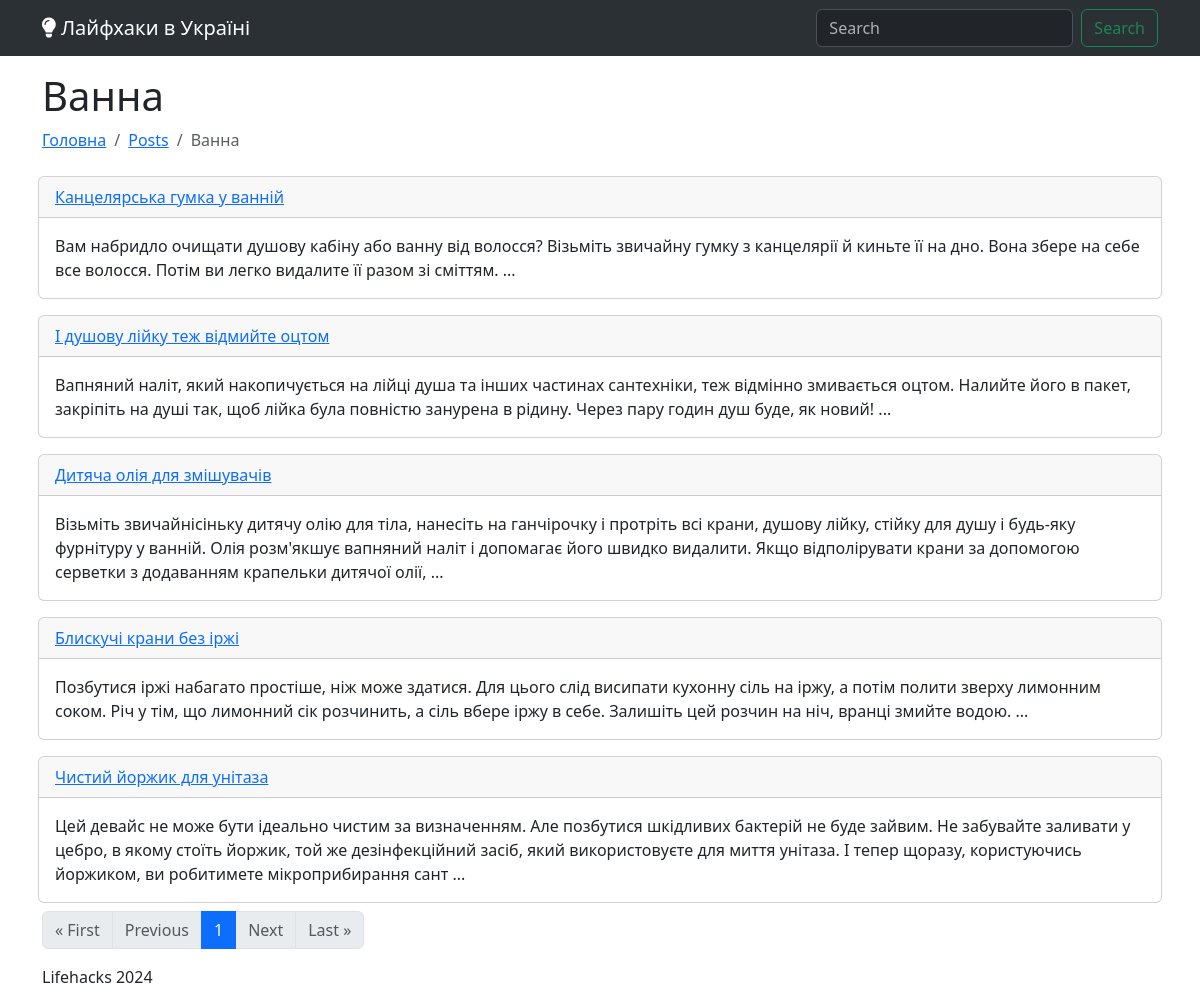
Screenshot of /posts/?category=vanna with the database file from the repository.
### blog/models.py (models this page shows, shortened)
class Category(models.Model):
    name = models.CharField(max_length=100)
    slug = models.CharField(max_length=100, unique=True, blank=True)
    image = models.ImageField(
        upload_to=category_image_upload_to, blank=True, null=True)
    description = models.TextField(blank=True, null=True)

class Post(models.Model):
    title = models.CharField(max_length=200)
    slug = models.CharField(max_length=200, unique=True, blank=True)
    content = models.TextField()
    image = models.CharField(max_length=200, blank=True, null=True)
    youtube = models.CharField(max_length=100, blank=True, null=True)
    tiktok = models.CharField(max_length=100, blank=True, null=True)
    categories = models.ManyToManyField(Category, related_name='posts')
    created_at = models.DateTimeField(auto_now_add=True)
    @property
    def anons(self):
        text = self.content.replace("&nbsp;", " ")
        text = text.replace("\n", " ")
        text = text.replace("\r", " ")
        text = text.replace("  ", " ")
        text = text.replace("&amp;", "&")
        text = text.replace("&#39;", "'")
        text = text.replace('&quot;', '"')
        text = text.replace("&raquo;", '"')
        text = text.replace("&laquo;", '"')
        text = text.replace("&rsquo;", "'")
        return text.lstrip()[0:300]

### blog/views.py (the view)
# urls.py: path('', views.posts, name='category_detail'),
def posts(request):
    category_slug = request.GET.get('category')
    page_number = request.GET.get('page')
    if category_slug:
        category = get_object_or_404(Category, slug=category_slug)
        posts = category.posts.all()
    else:
        posts = Post.objects.all()
        category = None
    categories = Category.objects.all()
    paginator = Paginator(posts, 5)
    page_obj = paginator.get_page(page_number)
    return render(request, 'blog/posts.html', {"categories": categories, "category": category, "page_obj": page_obj, "active": "posts"})

### blog/templates/blog/posts.html (shortened to what this page needs)
{% extends "layout.html" %}
{% block content %}
<h1>{{ category.name }}</h1>
<nav aria-label="breadcrumb">
  <ul class="breadcrumb">
    <li class="breadcrumb-item">
      <a href="/">Головна</a>
    </li>
    <li class="breadcrumb-item">
      <a href="/posts">Posts</a>
    </li>
    <li class="breadcrumb-item active" aria-current="page">
      {{ category.name }}
    </li>
  </ul>
</nav>
<div class="row">
  {% for post in page_obj %}
  <div class="col-12 p-2">
    <div class="card">
      <div class="card-header">
        <a
          class=""
          href="/posts/{{post.slug}}"
          title="{{post.textbody}}"
          ><i class="{{ post.icon }} fa-lg"></i> {{post.title}}</a
        >
      </div>
      <div class="posts-card-body">
        <div class="card-body">
          <div class="card-text">{{ post.anons }} ...</div>
        </div>
      </div>
    </div>
  </div>
  {% endfor %}
  <nav aria-label="Page navigation">
    <ul class="pagination">
      {% if page_obj.has_previous %}
        <li class="page-item">
          <a class="page-link" href="?page=1">&laquo; First</a>
        </li>
        <li class="page-item">
          <a class="page-link" href="?page={{ page_obj.previous_page_number }}">Previous</a>
        </li>
      {% else %}
        <li class="page-item disabled"><a class="page-link">&laquo; First</a></li>
        <li class="page-item disabled"><a class="page-link">Previous</a></li>
      {% endif %}
      <li class="page-item active">
        <a class="page-link" href="#">{{ page_obj.number }}</a>
      </li>
      {% if page_obj.has_next %}
        <li class="page-item">
          <a class="page-link" href="?page={{ page_obj.next_page_number }}">Next</a>
        </li>
        <li class="page-item">
          <a class="page-link" href="?page={{ page_obj.paginator.num_pages }}">Last &raquo;</a>
        </li>
      {% else %}
        <li class="page-item disabled"><a class="page-link">Next</a></li>
        <li class="page-item disabled"><a class="page-link">Last &raquo;</a></li>
      {% endif %}
    </ul>
  </nav>
</div>
{% endblock %}

### rows the page displays
Category: name "Ванна"
Post: title "Канцелярська гумка у ванній", anons "Вам набридло очищати душову кабіну або ванну від волосся? Візьміть звичайну гумку з канцелярії й киньте її на дно. Вона збере на себе все волосся. Потім ви легко видалите її разом зі сміттям."
Post: title "І душову лійку теж відмийте оцтом", anons "Вапняний наліт, який накопичується на лійці душа та інших частинах сантехніки, теж відмінно змивається оцтом. Налийте його в пакет, закріпіть на душі так, щоб лійка була повністю занурена в рідину. Через пару годин душ буде, як новий!"
Post: title "Дитяча олія для змішувачів", anons "Візьміть звичайнісіньку дитячу олію для тіла, нанесіть на ганчірочку і протріть всі крани, душову лійку, стійку для душу і будь-яку фурнітуру у ванній. Олія розм'якшує вапняний наліт і допомагає його швидко видалити. Якщо відполірувати крани за допомогою серветки з додаванням крапельки дитячої олії,"
Post: title "Блискучі крани без іржі", anons "Позбутися іржі набагато простіше, ніж може здатися. Для цього слід висипати кухонну сіль на іржу, а потім полити зверху лимонним соком. Річ у тім, що лимонний сік розчинить, а сіль вбере іржу в себе. Залишіть цей розчин на ніч, вранці змийте водою."
Post: title "Чистий йоржик для унітаза", anons "Цей девайс не може бути ідеально чистим за визначенням. Але позбутися шкідливих бактерій не буде зайвим. Не забувайте заливати у цебро, в якому стоїть йоржик, той же дезінфекційний засіб, який використовуєте для миття унітаза. І тепер щоразу, користуючись йоржиком, ви робитимете мікроприбирання сант"

### other values shown
{{ page_obj.number }} "1"
